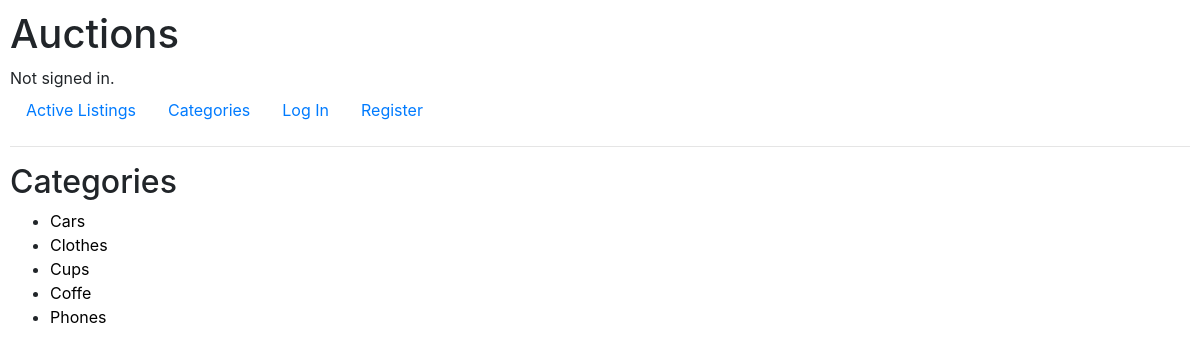
The page /categories on the database as committed earlier.
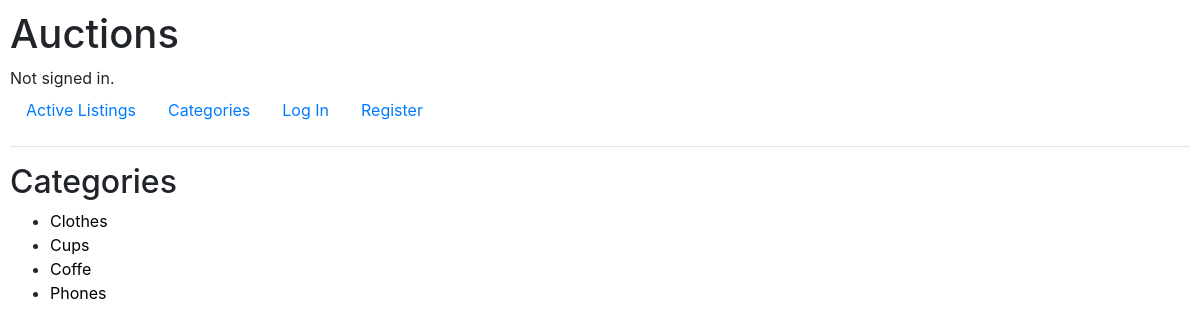
The same page on the database as committed later.
### auctions/models.py (models this page shows, shortened)
class listings(models.Model):
    title = models.CharField(max_length=64)
    description = models.TextField(max_length=500)
    starting_bit = models.DecimalField(max_digits=10, decimal_places=2)
    image_URL = models.URLField(blank=True)
    creator = models.ForeignKey(User, on_delete=models.CASCADE)
    category = models.TextField(max_length=100, default="Others")
    closed = models.BooleanField(default=False)
    current_price = models.DecimalField(max_digits=10, decimal_places=2)

### auctions/views.py (the view)
# urls.py: path("categories", views.categories, name="categories"),
def categories(request):
    return render(request,"auctions/categorogies.html",{
        "categories": listings.objects.values('category').distinct()
    })

### auctions/templates/auctions/categorogies.html
{% extends "auctions/layout.html" %}
{% block body %}
    <h2>Categories</h2>
    <ul>
    {% for category in categories  %}
    <li>
        <a href="categories/{{ category.category }} "style="color: black;">
            {{ category.category }}</a>
    </li>
    {% endfor %}
    </ul>
{% endblock %}

### auctions/templates/auctions/layout.html (shortened to what this page needs)
{% load static %}
<!DOCTYPE html>
<html lang="en">
    <head>
        <link rel="stylesheet" href="https://stackpath.bootstrapcdn.com/bootstrap/4.4.1/css/bootstrap.min.css">
        <link href="{% static 'auctions/styles.css' %}" rel="stylesheet">
    </head>
    <body>
        <h1>Auctions</h1>
        <div>
            {% if user.is_authenticated %}
                Signed in as <strong>{{ user.username }}</strong>.
            {% else %}
                Not signed in.
            {% endif %}
        </div>
        <ul class="nav">
            <li class="nav-item">
                <a class="nav-link" href="{% url 'index' %}">Active Listings</a>
            </li>
        <li>
            <a class="nav-link" href="{% url 'categories' %}">Categories</a>
        </li>
            {% if user.is_authenticated %}
                <li>
                    <a class="nav-link" href="{% url 'new_listing' %}">New Listing</a>
                </li>
                <li class="nav-item">
                    <a class="nav-link" href="{% url 'watchlist' %}">Watchlist</a>
                </li>
                <li class="nav-item">
                    <a class="nav-link" href="{% url 'my_listings'%}">My listings</a>
                </li>
                <li class="nav-item">
                    <a class="nav-link" href="{% url 'closed' %}"> Recently closed</a>
                </li>
                 <li class="nav-item">
                    <a class="nav-link" href="{% url 'logout' %}">Log Out</a>
                </li>
            {% else %}
                <li class="nav-item">
                    <a class="nav-link" href="{% url 'login' %}">Log In</a>
                </li>
                <li class="nav-item">
                    <a class="nav-link" href="{% url 'register' %}">Register</a>
                </li>
            {% endif %}
        </ul>
        <hr>
        {% block body %}
        {% endblock %}
    </body>
</html>

### auctions/static/auctions/styles.css (style rules this page uses)
body { padding: 10px; }

Rows that differ between the two databases and show on the page:
removed listings: category "Cars"
